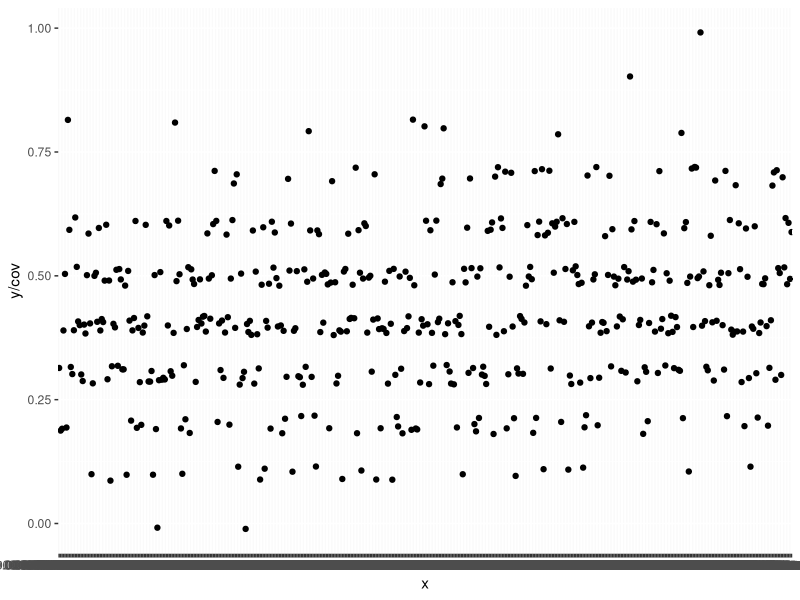

Recreate this plot in R.
# En este ejemplo se solucionan las ecuaciones de verosimilitud
# de un glm Poisson

# Los datos
y <- c(1, 0, 1)
x <- c(4, 3, 3)
m <- 1

# Abajo la función que contiene las ecuaciones iguales a cero
fun <- function(b) {
  b0 <- b[1]
  b1 <- b[2]
  eta <- b0 + b1 * x
  proba <- exp(eta) / (exp(eta) + 1)
  z <- numeric(2) # contiene las ecuaciones
  z[1] <- sum(m*(m*y-proba) * exp(eta) / (proba * (1-proba) * (exp(eta)+1)^2))
  z[2] <- sum(m*(m*y-proba) * exp(eta) * x / (proba * (1-proba) * (exp(eta)+1)^2))
  z
}

# Solucionando el sistema
library(nleqslv)
nleqslv(x=c(0, 0), fn=fun, method="Broyden",
        control=list(btol=0.01))

# Solucionando con glm
mod <- glm(y ~ x, family=binomial)
coef(mod)

# El ejemplo anterior funcion muy bien con muchos datos. Por ejemplo
# use los siguientes datos

n <- 500
x <- runif(n=n)
proba <- exp(-2+3*x) / (1+exp(-2+3*x))
y <- rbinom(n=n, size=1, prob=proba)
m <- 1

nleqslv(x=c(0, 0), fn=fun, method="Broyden", control=list(btol=0.01))
mod <- glm(y ~ x, family=binomial)
coef(mod)


# Usando una binomial(n=10, pi) -------------------------------------------
# tomado de https://kkorthauer.org/fungeno2019/methylation/vignettes/1-binomial-regression.html

library(ggplot2)
library(dplyr)

set.seed(1)
n <- 500
cov <- 10
x <- runif(n)
p <- exp(-0.4 + 0.2*x) / (1+exp(-0.4 + 0.2*x))
y <- rbinom(n, cov, p)
m <- cov

# lo siguiente no me funciona
nleqslv(x=c(0, 0), fn=fun, method="Broyden", control=list(btol=0.01))

mod <- glm(cbind(y, cov-y) ~ x, family="binomial")
coef(mod)

ggplot(data.frame(x=factor(x),y=as.numeric(y)), 
       aes(x=x, y=y/cov)) +
  geom_point(position=position_jitter(height=0.02, width=0.07)) +
  xlab("x") + 
  ylab("y/cov") 
